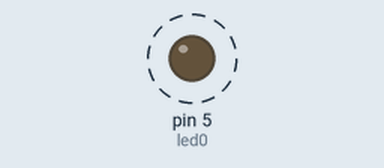
Bench run of a sketch on a simulated Arduino Uno, built with avr-gcc and run on an emulated ATmega328P. On the bench: output pins drawn as LEDs (lit = HIGH). Dashed ring = blinking.

Above: at 0.15 s.
Timing chart, 0 to 3.0 s (numbered marks = the images above):
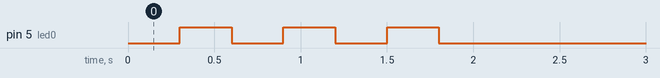

Measured:
- by itself, pin 5 (led0): alternates HIGH for 0.30 s and LOW for 0.30 s, 6 changes in all, then stays LOW

The sketch:

CFGS_MP10_LL006_SABERNEMES_002_2_LEDS_JUDIT_MARTIN_VILA.ino
```cpp
/**********************************************************************************
**                                                                               **
**                                   Control LED                                 **
**                                                                               **
** NOM: JUDIT MARTIN                                          DATA: 27/03/2021   **
**********************************************************************************/

//********** Includes *************************************************************

//********** Variables ************************************************************
const int led0 = 5;          // donar nom al pin 5 de l’Arduino
int contador;
int contador2;
int contador3;

//********** Setup ****************************************************************
void setup()
{
  Serial.begin(9600);
  pinMode(led0, OUTPUT);     // definir el pin 5 com una sortida

}

//********** Loop *****************************************************************
void loop(){
  if (contador <= 6){
  for (contador = 0; contador <= 6; contador++){
    if (contador % 2 == 0){
      digitalWrite(led0, LOW);    // posar a 0V el pin 5
      delay(300);
    }
    else{
      digitalWrite(led0, HIGH);    // posar a 5V el pin 5
      delay(300);
    }
   }
}
}
//********** Funcions *************************************************************
```
